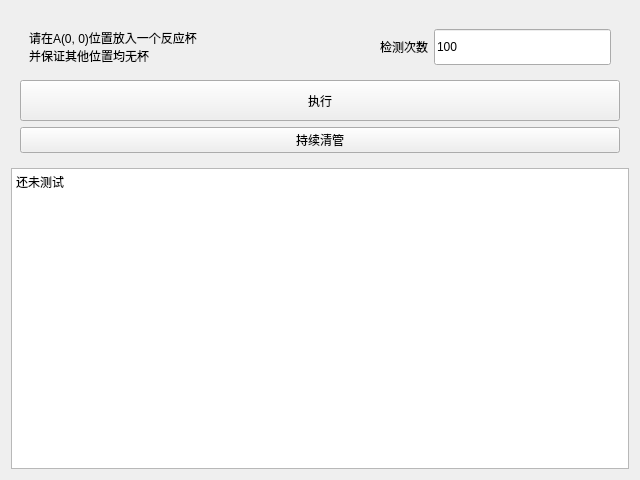
<?xml version="1.0" encoding="UTF-8"?>
<ui version="4.0">
 <class>Gripper_5</class>
 <widget class="QWidget" name="Gripper_5">
  <property name="geometry">
   <rect>
    <x>0</x>
    <y>0</y>
    <width>640</width>
    <height>480</height>
   </rect>
  </property>
  <property name="windowTitle">
   <string>Form</string>
  </property>
  <layout class="QVBoxLayout" name="verticalLayout" stretch="1,2">
   <item>
    <widget class="QWidget" name="widget" native="true">
     <layout class="QVBoxLayout" name="verticalLayout_2">
      <item>
       <widget class="QWidget" name="widget_2" native="true">
        <layout class="QHBoxLayout" name="horizontalLayout">
         <item>
          <widget class="QLabel" name="label">
           <property name="text">
            <string>请在A(0, 0)位置放入一个反应杯
并保证其他位置均无杯</string>
           </property>
          </widget>
         </item>
         <item>
          <spacer name="horizontalSpacer">
           <property name="orientation">
            <enum>Qt::Horizontal</enum>
           </property>
           <property name="sizeHint" stdset="0">
            <size>
             <width>113</width>
             <height>20</height>
            </size>
           </property>
          </spacer>
         </item>
         <item>
          <widget class="QLabel" name="label_2">
           <property name="text">
            <string>检测次数</string>
           </property>
          </widget>
         </item>
         <item>
          <widget class="QLineEdit" name="edit_runCount">
           <property name="sizePolicy">
            <sizepolicy hsizetype="Expanding" vsizetype="Minimum">
             <horstretch>0</horstretch>
             <verstretch>0</verstretch>
            </sizepolicy>
           </property>
           <property name="text">
            <string>100</string>
           </property>
          </widget>
         </item>
        </layout>
       </widget>
      </item>
      <item>
       <widget class="QPushButton" name="btn_start">
        <property name="sizePolicy">
         <sizepolicy hsizetype="Minimum" vsizetype="Preferred">
          <horstretch>0</horstretch>
          <verstretch>0</verstretch>
         </sizepolicy>
        </property>
        <property name="text">
         <string>执行</string>
        </property>
       </widget>
      </item>
      <item>
       <widget class="QPushButton" name="btn_throwcup">
        <property name="text">
         <string>持续清管</string>
        </property>
       </widget>
      </item>
     </layout>
    </widget>
   </item>
   <item>
    <widget class="QTextEdit" name="textEdit">
     <property name="html">
      <string>&lt;!DOCTYPE HTML PUBLIC &quot;-//W3C//DTD HTML 4.0//EN&quot; &quot;http://www.w3.org/TR/REC-html40/strict.dtd&quot;&gt;
&lt;html&gt;&lt;head&gt;&lt;meta name=&quot;qrichtext&quot; content=&quot;1&quot; /&gt;&lt;style type=&quot;text/css&quot;&gt;
p, li { white-space: pre-wrap; }
&lt;/style&gt;&lt;/head&gt;&lt;body style=&quot; font-family:'SimSun'; font-size:9pt; font-weight:400; font-style:normal;&quot;&gt;
&lt;p style=&quot; margin-top:0px; margin-bottom:0px; margin-left:0px; margin-right:0px; -qt-block-indent:0; text-indent:0px;&quot;&gt;还未测试&lt;/p&gt;&lt;/body&gt;&lt;/html&gt;</string>
     </property>
    </widget>
   </item>
  </layout>
 </widget>
 <resources/>
 <connections/>
</ui>
